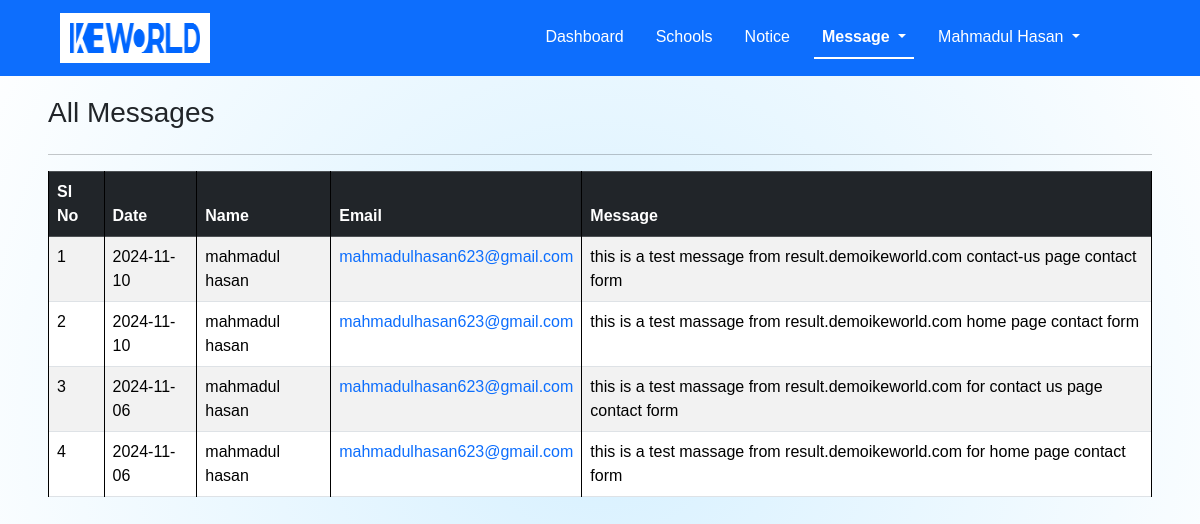
/admin/all-message.php (signed in), run on the app's committed database.
### tables this page shows
CREATE TABLE `contact_form` (
  `id` int(255) NOT NULL,
  `name` varchar(255) NOT NULL,
  `email` varchar(255) NOT NULL,
  `message` text NOT NULL,
  `date` date NOT NULL,
  `status` varchar(255) NOT NULL
);

### admin/all-message.php (the view, shortened to what this page needs)
<?php
include "../config.php";
include "header.php";
?>
<section class="m-5" style="background:none !important;">
    <div style="display: flex; justify-content: space-between; align-items: center;">
        <h3>All Messages</h3>
    </div>
    <hr>
    <div class="overflow-auto">
        <table class="table table-bordered table-striped ">
            <thead class="table-dark">
                <tr>
                    <th>Sl No</th>
                    <th>Date</th>
                    <th>Name</th>
                    <th>Email</th>
                    <th>Message</th>
                </tr>
            </thead>
            <tbody>
                <?php
                $query = "SELECT `id`, `name`, `email`, `message`, `date` FROM `contact_form`   ORDER BY `id` DESC LIMIT 10";
                $result = $conn->query($query);
                $serial_no = 1;
                if ($result->num_rows > 0) {
                    while ($row = $result->fetch_assoc()) {
                        echo '<tr>
                                <td>' . $serial_no++ . '</td>
                                <td>' . htmlspecialchars($row["date"]) . '</td>
                                <td>' . htmlspecialchars($row["name"]) . '</td>
                                <td><a href="mailto:' . htmlspecialchars($row["email"]) . '">' . htmlspecialchars($row["email"]) . '</a></td>
                                <td>' . htmlspecialchars($row["message"]) . '</td>
                              </tr>';
                    }
                } else {
                    echo '<tr><td colspan="6">No records found.</td></tr>';
                }
                ?>
            </tbody>
        </table>
    </div>
</section>
<?php include "footer.php"; ?>

### assets/style.css (style rules this page uses)
html { scroll-behavior: smooth; }
* { font-family: 'poppins', sans-serif; margin: 0; padding: 0; box-sizing: border-box; list-style: none; text-decoration: none; scroll-behavior: smooth; scroll-padding-top: 2rem; }
:root { --main-color: #647bff; --body-color: #191a34; --container-color: #171b3c2c; --heading-color: #4c4c5c7a; --box-color: #16193573; --light-box-color: #73747e73; --bg-color: #fff; --light-blue-color: #b7ece7; --light-blue-color: #d7f6f3; --light-orange-color: hsl(170, 82%, 74%); --red-color: #581c1c; }
section { padding: 3rem 0 2rem; }
a { text-decoration: none !important; }

### admin/header.php (style rules this page uses)
body { background: radial-gradient(circle, #d6f0ff, #ffffff); background-attachment: fixed; overflow-x: hidden; }

### admin/all-message.php (style rules this page uses)
table { width: 100%; border-collapse: collapse; }
table, th, td { border: 1px solid black; padding: 10px; text-align: left; }

### data on the page
contact_form: date "2024-11-10", name "mahmadul hasan", email "mahmadulhasan623@gmail.com", message "this is a test message from result.demoikeworld.com contact-us page contact form"
contact_form: date "2024-11-10", name "mahmadul hasan", email "mahmadulhasan623@gmail.com", message "this is a test massage from result.demoikeworld.com home page contact form"
contact_form: date "2024-11-06", name "mahmadul hasan", email "mahmadulhasan623@gmail.com", message "this is a test massage from result.demoikeworld.com for contact us page contact form"
contact_form: date "2024-11-06", name "mahmadul hasan", email "mahmadulhasan623@gmail.com", message "this is a test massage from result.demoikeworld.com for home page contact form"

### other printed values
$_SESSION['name'] "Mahmadul Hasan"
